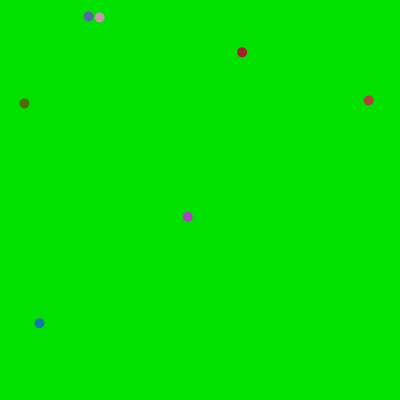
Frame 1 (no input)
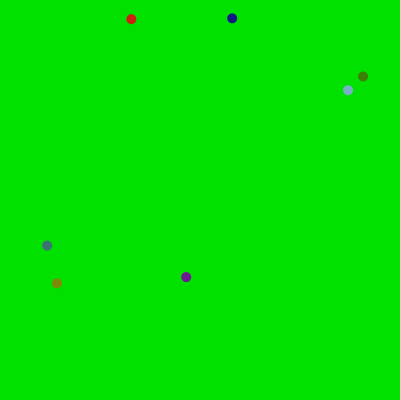
Frame 60 (the mouse pressed at the canvas centre just before this capture)
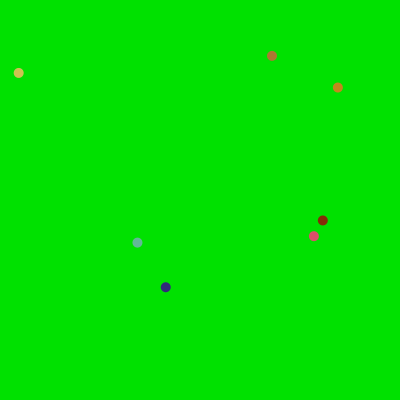
Frame 120 (the mouse held since frame 60 and released just before this capture)

The Processing sketch that drew these frames (run headless with seeded random() and noise(); from frame 60 on, the mouse is pressed at the canvas centre):

// Processing sketch: processing_82608
// ── processing_82608.pde

ball phillip;
ball a;
ball b;
ball c;
ball az;
ball bz;
ball cz;
void setup()
{
  size(400, 400);
  background(0, 225, 0);
  phillip = new ball();
  a = new ball();
  b = new ball();
  c = new ball();
  az = new ball();
  bz = new ball();
  cz = new ball();
}
void draw()
{
  background(0, 225, 0);
  //background(random(0,225),random(0,225),random(0,225));
  phillip.move();
  phillip.display();
  phillip.bounce();
  a.move();
  a.display();
  a.bounce();
  b.move();
  b.display();
  b.bounce();
  c.move();
  c.display();
  c.bounce();
  az.move();
  az.display();
  az.bounce();
  bz.move();
  bz.display();
  bz.bounce();
  cz.move();
  cz.display();
  cz.bounce();
}
class ball
{
  float mx = random(-5, 4);
  float my = random(-5, 4);
  float x, y;
  ball()
  {
    x = random(15, 386);
    y = random(15, 386);
  }
  void move()
  {
    x = x + mx;
    y = y + my;
  }
  void display()
  {
    noStroke();
    //fill(225, 225, 225);
    fill(random(0,225),random(0,225),random(0,225));
    ellipse(x, y, 10, 10);
  }
  void bounce()
  {
    if (dist(x, y, 0.0, y) <= 10.0 || dist(x, y, 400.0, y) <= 10.0)
    {
      mx = -mx;
      
    }
    if (dist(x, y, x, 0.0) <= 10.0 || dist(x, y, x, 400.0) <= 10.0)
    {
      my = -my;
    }
  }
}
